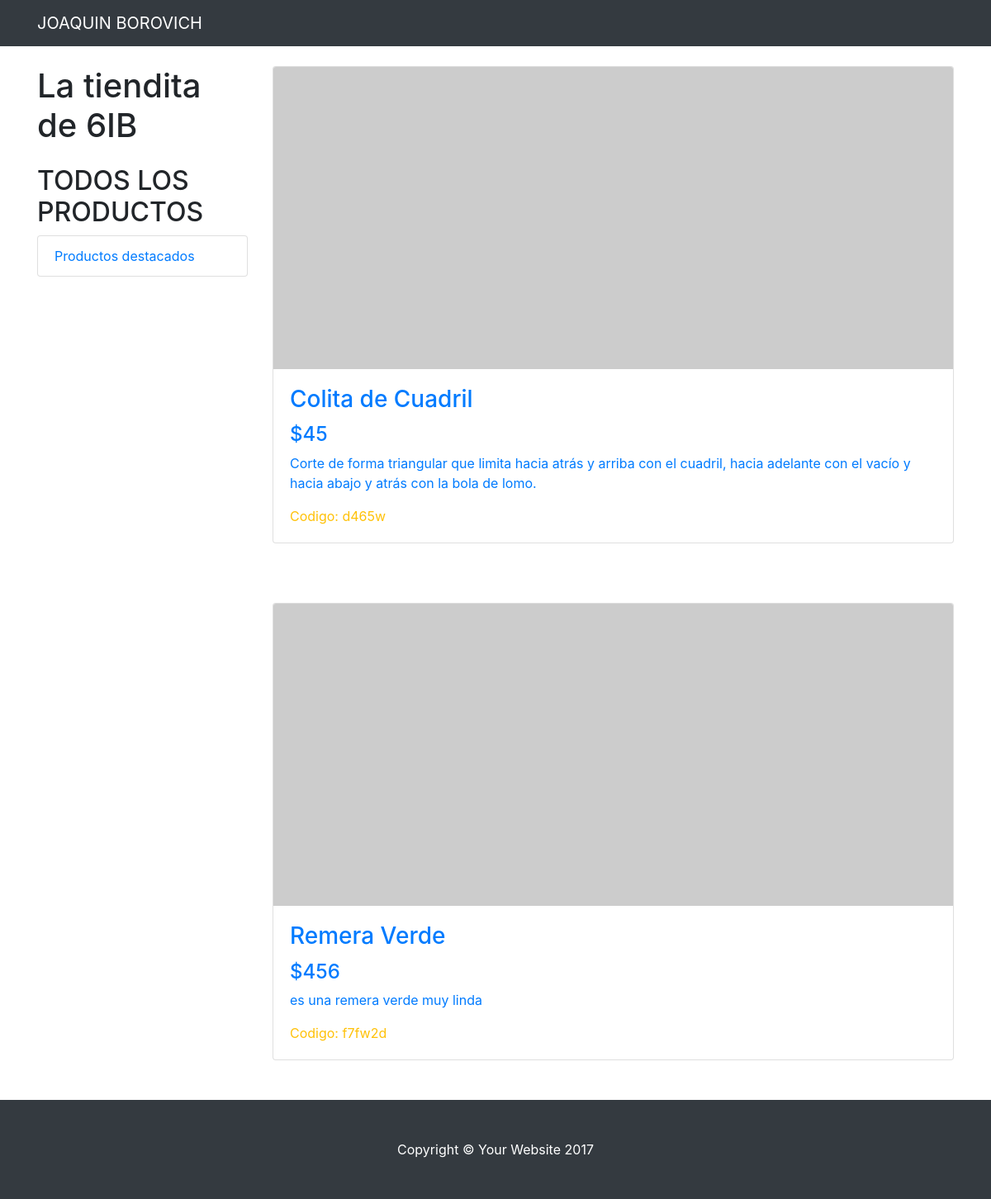
The page /productos.php on the database its author committed.
### tables this page shows
CREATE TABLE IF NOT EXISTS `productos` (
  `id` int(11) NOT NULL AUTO_INCREMENT,
  `idCategoria` int(11) NOT NULL,
  `codigo` varchar(11) NOT NULL,
  `nombre` varchar(20) NOT NULL,
  `precio` int(11) NOT NULL,
  `destacado` tinyint(1) NOT NULL,
  `descripcion` varchar(250) NOT NULL,
  `imagen` varchar(300) DEFAULT NULL,
  PRIMARY KEY (`id`)
);

### dao/productosDAO.php (called while the page is built, shortened)
<?php
class ProductosDAO {
    public static function ObtenerTodos()
    {
      try
      {
          $conn = new PDO("mysql:host=127.0.0.1;port=3306;dbname=tp-final", "root", "root");
          $query = "SELECT * from Productos";
          $Productos = array();
          $STH = $conn->prepare($query);
          $STH->setFetchMode(PDO::FETCH_ASSOC);
          $STH->execute();
          if ($STH->rowCount() > 0) {
              while($row = $STH->fetch()) {
                  $cat = new Producto();
                  $cat->id =$row['id'];
                  $cat->nombre = $row['nombre'];
                  $cat->idCategoria = $row["idCategoria"];
                  $cat->precio = $row["precio"];
                  $cat->codigo = $row["codigo"];
                  $cat->descripcion = $row["descripcion"];
                  $cat->destacado = $row["destacado"];
                  array_push($Productos, $cat);
              }
          }
          return $Productos;
      }
      catch(PDOException $e)
      {
           echo $sql . "<br>" . $e->getMessage();
      }
    }
}
?>

### productos.php (the view, shortened to what this page needs)
<!DOCTYPE html>
<html lang="en">
  <head>
    <link href="vendor/bootstrap/css/bootstrap.min.css" rel="stylesheet">
    <link href="css/shop-item.css" rel="stylesheet">
  </head>
  <body>
    <nav class="navbar navbar-expand-lg navbar-dark bg-dark fixed-top">
      <div class="container">
        <a class="navbar-brand" href="#">JOAQUIN BOROVICH</a>
      </div>
    </nav>
    <div class="container">
      <div class="row">
        <div class="col-lg-3">
          <h1 class="my-4">La tiendita de 6IB</h1>
          <h2>TODOS LOS PRODUCTOS</h2>
          <div class="list-group">
            <a href="index.php" class="list-group-item">Productos destacados</a>
          </div>
        </div>
        <div class="col-lg-9">
<?php
include_once ('/dao/ProductosDAO.php');
$productos = ProductosDAO::ObtenerTodos();
foreach ($productos as $pro)
{
?>
<a href="proesp.php?id=<?php echo $pro->id ?>">
          <div class="card mt-4">
            <img class="card-img-top img-fluid" src="http://placehold.it/900x400" alt="">
            <div class="card-body">
              <h3 class="card-title"><?php echo $pro->nombre ?></h3>
              <h4>$<?php echo $pro->precio ?></h4>
              <p class="card-text"><?php echo $pro->descripcion ?></p>
              <span class="text-warning">Codigo: <?php echo $pro->codigo ?></span>
            </div>
          </div>
          </a>
          <br>
          <br>
          <?php
               }
           ?>
        </div>
      </div>
    </div>
    <footer class="py-5 bg-dark">
      <div class="container">
        <p class="m-0 text-center text-white">Copyright &copy; Your Website 2017</p>
      </div>
    </footer>
  </body>
</html>

### css/shop-item.css (style rules this page uses)
body { padding-top: 54px; }
@media (min-width: 992px) { body { padding-top: 56px; } }

### rows shown on the page
productos: nombre "Colita de Cuadril", precio "45", descripcion "Corte de forma triangular que limita hacia atrás y arriba con el cuadril, hacia adelante con el vacío y hacia abajo y atrás con la bola de lomo.", codigo "d465w"
productos: nombre "Remera Verde", precio "456", descripcion "es una remera verde muy linda", codigo "f7fw2d"
